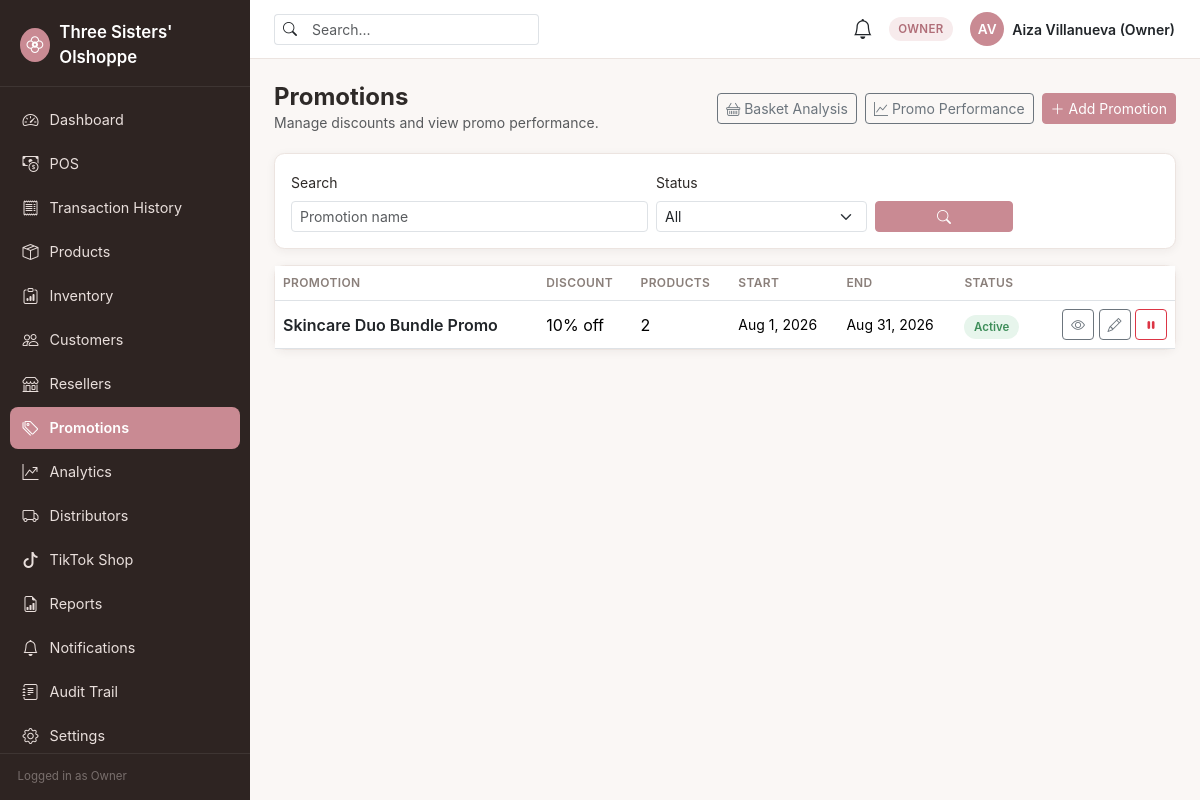
Page /promotions/index.php (signed in) on the committed database.
### tables this page shows
CREATE TABLE promotions (
    id              INT UNSIGNED AUTO_INCREMENT PRIMARY KEY,
    name            VARCHAR(150) NOT NULL,
    description     VARCHAR(255) NULL,
    discount_type   ENUM('percentage','fixed') NOT NULL,
    discount_value  DECIMAL(10,2) NOT NULL,
    start_date      DATE NOT NULL,
    end_date        DATE NOT NULL,
    status          ENUM('scheduled','active','inactive','ended') NOT NULL DEFAULT 'scheduled',
    created_by      INT UNSIGNED NOT NULL,
    created_at      TIMESTAMP NOT NULL DEFAULT CURRENT_TIMESTAMP,
    updated_at      TIMESTAMP NOT NULL DEFAULT CURRENT_TIMESTAMP ON UPDATE CURRENT_TIMESTAMP,
    FOREIGN KEY (created_by) REFERENCES users(id),
    INDEX idx_promotions_status (status),
    INDEX idx_promotions_dates (start_date, end_date)
);

### core/PromotionService.php (called while the page is built, shortened)
<?php
final class PromotionService
{
    public static function effectiveStatus(array $promo): string
    {
        $today = date('Y-m-d');
        return 'active';
    }
    public static function all(array $filters = []): array
    {
        $where = ['1=1'];
        $params = [];
        $whereSql = implode(' AND ', $where);
        $stmt = db()->prepare(
            "SELECT pr.*, COUNT(pi.id) AS product_count, u.full_name AS created_by_name
             FROM promotions pr
             LEFT JOIN promotion_items pi ON pi.promotion_id = pr.id
             LEFT JOIN users u ON u.id = pr.created_by
             WHERE $whereSql
             GROUP BY pr.id
             ORDER BY pr.start_date DESC"
        );
        $stmt->execute($params);
        $rows = $stmt->fetchAll();
        return $rows;
    }
}

### config/database.php (called while the page is built, shortened)
<?php
function db(): PDO
{
    static $pdo = null;
    $host = getenv('DB_HOST') ?: '127.0.0.1';
    $port = getenv('DB_PORT') ?: '3306';
    $name = getenv('DB_NAME') ?: 'three_sisters';
    $user = getenv('DB_USER') ?: 'root';
    $pass = getenv('DB_PASS') ?: '';
    $charset = 'utf8mb4';
    $dsn = "mysql:host={$host};port={$port};dbname={$name};charset={$charset}";
    $options = [
        PDO::ATTR_ERRMODE            => PDO::ERRMODE_EXCEPTION,
        PDO::ATTR_DEFAULT_FETCH_MODE => PDO::FETCH_ASSOC,
        PDO::ATTR_EMULATE_PREPARES   => false,
    ];
    try {
        $pdo = new PDO($dsn, $user, $pass, $options);
    } catch (PDOException $e) {
        error_log('[DB CONNECTION ERROR] ' . $e->getMessage());
        http_response_code(500);
        die('A system error occurred. Please try again later or contact the administrator.');
    }
    return $pdo;
}

### promotions/index.php (the view, shortened to what this page needs)
<?php
$filters = ['q' => trim($_GET['q'] ?? ''), 'status' => $_GET['status'] ?? ''];
$promotions = PromotionService::all($filters);
$statusBadge = ['scheduled' => 'badge-info', 'active' => 'badge-success', 'inactive' => 'badge-neutral', 'ended' => 'badge-neutral'];
require __DIR__ . '/../components/header.php';
?>
<div class="page-header d-flex justify-content-between align-items-center flex-wrap gap-2">
    <div>
        <h1 class="page-title h4 mb-0">Promotions</h1>
        <p class="text-muted mb-0 small">Manage discounts and view promo performance.</p>
    </div>
    <div class="d-flex gap-2">
        <a href="<?= BASE_URL ?>/analytics/basket.php" class="btn btn-outline-secondary btn-sm"><i class="bi bi-basket me-1"></i>Basket Analysis</a>
        <a href="<?= BASE_URL ?>/promotions/performance.php" class="btn btn-outline-secondary btn-sm"><i class="bi bi-graph-up me-1"></i>Promo Performance</a>
        <a href="<?= BASE_URL ?>/promotions/add.php" class="btn btn-primary btn-sm"><i class="bi bi-plus-lg me-1"></i>Add Promotion</a>
    </div>
</div>
<div class="ts-card p-3 mb-3">
    <form method="GET" class="row g-2 align-items-end">
        <div class="col-md-5">
            <label class="form-label small">Search</label>
            <input type="text" name="q" class="form-control form-control-sm" placeholder="Promotion name" value="<?= htmlspecialchars($filters['q']) ?>">
        </div>
        <div class="col-md-3">
            <label class="form-label small">Status</label>
            <select name="status" class="form-select form-select-sm">
                <option value="">All</option>
            </select>
        </div>
        <div class="col-md-2">
            <button type="submit" class="btn btn-primary btn-sm w-100"><i class="bi bi-search"></i></button>
        </div>
    </form>
</div>
<div class="ts-card">
    <?php if (!$promotions): ?>
        <div class="empty-state"><i class="bi bi-tags"></i><p class="mb-0">No promotions yet. Create your first one.</p></div>
    <?php else: ?>
        <div class="table-responsive">
            <table class="table align-middle mb-0">
                <thead><tr><th>Promotion</th><th>Discount</th><th>Products</th><th>Start</th><th>End</th><th>Status</th><th></th></tr></thead>
                <tbody>
                <?php foreach ($promotions as $p): ?>
                    <tr>
                        <td><a href="<?= BASE_URL ?>/promotions/view.php?id=<?= $p['id'] ?>" class="fw-semibold text-decoration-none text-dark"><?= htmlspecialchars($p['name']) ?></a></td>
                        <td><?= $p['discount_type'] === 'percentage' ? number_format((float) $p['discount_value'], 0) . '% off' : '₱' . number_format((float) $p['discount_value'], 2) . ' off/unit' ?></td>
                        <td><?= (int) $p['product_count'] ?></td>
                        <td class="small"><?= htmlspecialchars(date('M j, Y', strtotime($p['start_date']))) ?></td>
                        <td class="small"><?= htmlspecialchars(date('M j, Y', strtotime($p['end_date']))) ?></td>
                        <td><span class="badge-status <?= $statusBadge[$p['effective_status']] ?>"><?= ucfirst($p['effective_status']) ?></span></td>
                        <td class="text-end">
                            <a href="<?= BASE_URL ?>/promotions/view.php?id=<?= $p['id'] ?>" class="btn btn-sm btn-outline-secondary"><i class="bi bi-eye"></i></a>
                            <a href="<?= BASE_URL ?>/promotions/edit.php?id=<?= $p['id'] ?>" class="btn btn-sm btn-outline-secondary"><i class="bi bi-pencil"></i></a>
                            <form method="POST" class="d-inline" onsubmit="return confirm('<?= $p['effective_status'] === 'active' ? 'Deactivate' : 'Activate' ?> this promotion?');">
                                <button type="submit" class="btn btn-sm btn-outline-<?= $p['effective_status'] === 'active' ? 'danger' : 'success' ?>">
                                    <i class="bi bi-<?= $p['effective_status'] === 'active' ? 'pause' : 'play' ?>-fill"></i>
                                </button>
                            </form>
                        </td>
                    </tr>
                <?php endforeach; ?>
                </tbody>
            </table>
        </div>
    <?php endif; ?>
</div>
<?php require __DIR__ . '/../components/footer.php'; ?>

### assets/css/style.css (style rules this page uses)
:root { --ts-font-heading: 'Poppins', -apple-system, 'Segoe UI', Roboto, 'Helvetica Neue', Arial, sans-serif; --ts-font-body: 'Inter', -apple-system, 'Segoe UI', Roboto, 'Helvetica Neue', Arial, sans-serif; --ts-bg: #FAF7F5; --ts-surface: #FFFFFF; --ts-text: #2E2A28; --ts-text-muted: #8A7F7A; --ts-border: #ECE4E0; --ts-accent: #C98A93; --ts-accent-dark: #B06E78; --ts-accent-tint: #F7EBEC; --ts-sidebar-bg: #2E2422; --ts-sidebar-text: #E9DFDC; --ts-sidebar-active: #C98A93; --ts-success: #3E8E5A; --ts-success-bg: #E7F5EC; --ts-warning: #B98A2E; --ts-warning-bg: #FBF1DF; --ts-danger: #C0473F; --ts-danger-bg: #FBEAE8; --ts-info: #3E7CB1; --ts-info-bg: #E8F1FA; --ts-radius: 0.65rem; --ts-shadow: 0 2px 10px rgba(46, 34, 28, 0.06); --ts-shadow-lg: 0 8px 28px rgba(46, 34, 28, 0.10); --bs-body-font-family: var(--ts-font-body); }
body { background-color: var(--ts-bg); color: var(--ts-text); font-family: var(--ts-font-body); }
h1, h2, h3, h4, h5, h6, .brand-font { font-family: var(--ts-font-heading); color: var(--ts-text); }
a { color: var(--ts-accent-dark); }
.btn-primary { background-color: var(--ts-accent); border-color: var(--ts-accent); color: #fff; }
.page-header { margin-bottom: 1.25rem; }
.page-header .page-title { font-weight: 700; margin-bottom: 0.15rem; }
.card, .ts-card { background: var(--ts-surface); border: 1px solid var(--ts-border); border-radius: var(--ts-radius); box-shadow: var(--ts-shadow); }
.badge-status { font-weight: 600; font-size: 0.72rem; padding: 0.32rem 0.6rem; border-radius: 999px; }
.badge-success { background: var(--ts-success-bg); color: var(--ts-success); }
.table thead th { font-size: 0.75rem; text-transform: uppercase; letter-spacing: 0.03em; color: var(--ts-text-muted); border-bottom-width: 1px; font-weight: 600; }
.table td { vertical-align: middle; }

### rows in the picture
promotions: name "Skincare Duo Bundle Promo", discount_value "10", product_count "2", start_date "Aug 1, 2026", end_date "Aug 31, 2026", status "Active"

### other values in the picture
APP_NAME "Three Sisters' Olshoppe"
$item['label'] "Dashboard"
$item['label'] "POS"
$item['label'] "Transaction History"
$item['label'] "Products"
$item['label'] "Inventory"
$item['label'] "Customers"
$item['label'] "Resellers"
$item['label'] "Promotions"
$item['label'] "Analytics"
$item['label'] "Distributors"
$item['label'] "TikTok Shop"
$item['label'] "Reports"
$item['label'] "Notifications"
$item['label'] "Audit Trail"
